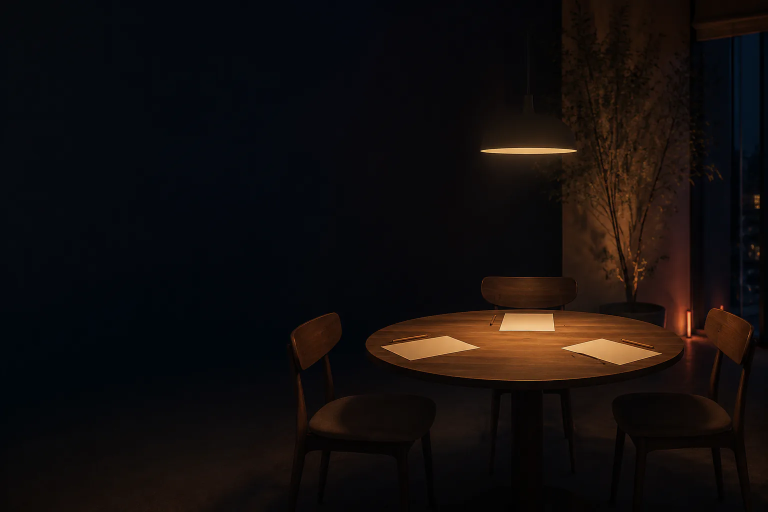
#> input picture deployment-snapshots/server-import-20261013/shell-runtime/ans-bg-topic-v1.webp, 1536 x 1024 px (shown at 1/2 size)
$ python -i extract_episode_frames.py   (imports and definitions only)   (older library calls are emulated)
#> lines starting #> are read from the running program, lines starting #| are printed output that depends on the picture
#!/usr/bin/env python3
import argparse
import csv
import json
import math
import shutil
import subprocess
from pathlib import Path

import cv2
import numpy as np
from PIL import Image, ImageDraw, ImageFont


# [5 lines left out: function timecode, not called in this run]


def sharpness(gray):
    return float(cv2.Laplacian(gray, cv2.CV_64F).var())


def hist_feature(frame):
    small = cv2.resize(frame, (96, 170), interpolation=cv2.INTER_AREA)
    hsv = cv2.cvtColor(small, cv2.COLOR_BGR2HSV)
    hist = cv2.calcHist([hsv], [0, 1], None, [24, 16], [0, 180, 0, 256])
    cv2.normalize(hist, hist)
    return hist.flatten()


# [625 lines left out: functions read_frame, add_time, nearest_sample, parse_seconds, load_audio_event_rows, add_audio_event_times and 9 more, not called in this run]


# [2 lines not run here, left out]

>>> import cv2
>>> picture = cv2.imread('../../../../../../deployment-snapshots/server-import-20261013/shell-runtime/ans-bg-topic-v1.webp')
#> picture is the input picture: shape (1024, 1536, 3); mean B, G, R 12.9, 13.8, 18.4
>>> result = hist_feature(picture)
#> in hist_feature, `small = cv2.resize(frame, (96, 170), interpolation=cv2.INTER_AREA)`:
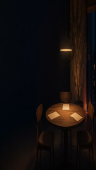
#> small: shape (170, 96, 3); mean B, G, R 12.9, 13.8, 18.4
#> in hist_feature, `hsv = cv2.cvtColor(small, cv2.COLOR_BGR2HSV)`: hsv: shape (170, 96, 3); mean H, S, V 72.7, 141.1, 22.6
#> result = 384 values, max 0.601 at index 235, min 0 at index 14, mean 0.0127

$ run again, on deployment-snapshots/server-import-20261013/shell-runtime/ans-bg-closing-v1.webp
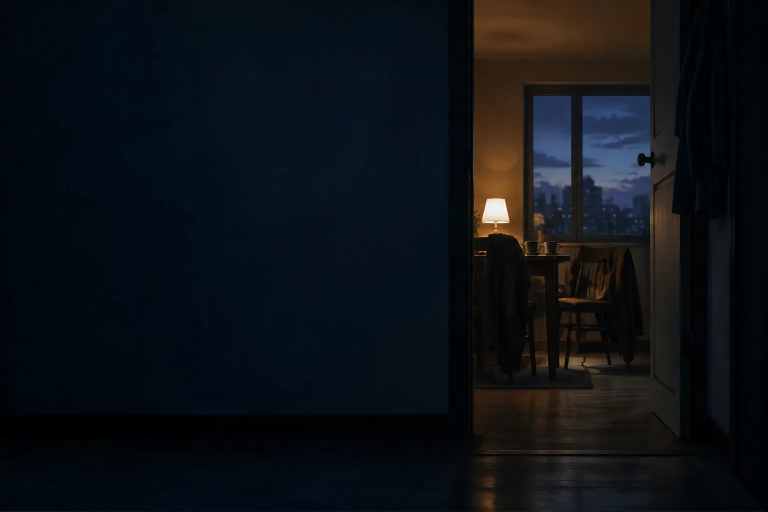
#> input picture deployment-snapshots/server-import-20261013/shell-runtime/ans-bg-closing-v1.webp, 1536 x 1024 px (shown at 1/2 size)
#> picture is the input picture: shape (1024, 1536, 3); mean B, G, R 22.6, 17.7, 13.2
#> in hist_feature, `small = cv2.resize(frame, (96, 170), interpolation=cv2.INTER_AREA)`:
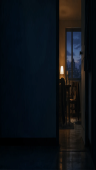
#> small: shape (170, 96, 3); mean B, G, R 22.6, 17.7, 13.2
#> hsv: shape (170, 96, 3); mean H, S, V 87.2, 178.9, 26.7
#> result = 384 values, max 0.539 at index 238, min 0 at index 6, mean 0.0113

$ run again, on deployment-snapshots/server-import-20261013/shell-runtime/ans-bg-feelings-v1.webp
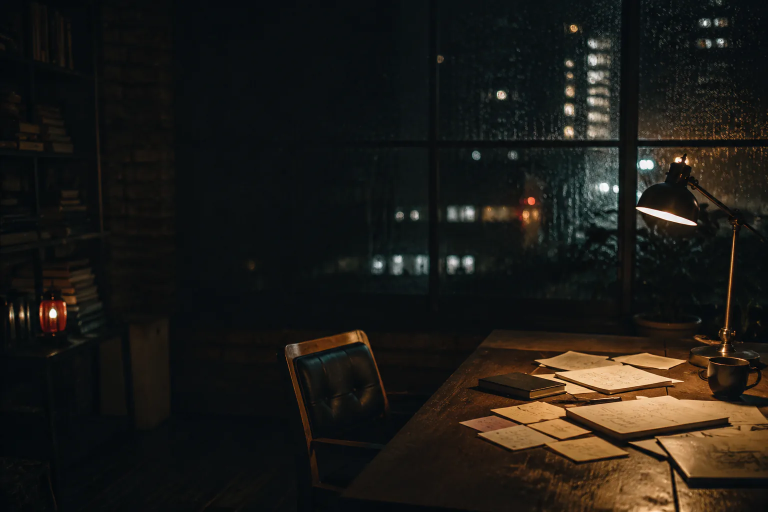
#> input picture deployment-snapshots/server-import-20261013/shell-runtime/ans-bg-feelings-v1.webp, 1536 x 1024 px (shown at 1/2 size)
#> picture is the input picture: shape (1024, 1536, 3); mean B, G, R 22.8, 27.3, 29.2
#> in hist_feature, `small = cv2.resize(frame, (96, 170), interpolation=cv2.INTER_AREA)`:
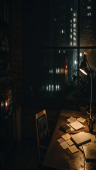
#> small: shape (170, 96, 3); mean B, G, R 22.8, 27.3, 29.3
#> hsv: shape (170, 96, 3); mean H, S, V 69, 91.3, 33.3
#> result = 384 values, max 0.588 at index 197, min 0 at index 7, mean 0.0135

$ run again, on deployment-snapshots/server-import-20261013/shell-runtime/ans-bg-people-v1.webp
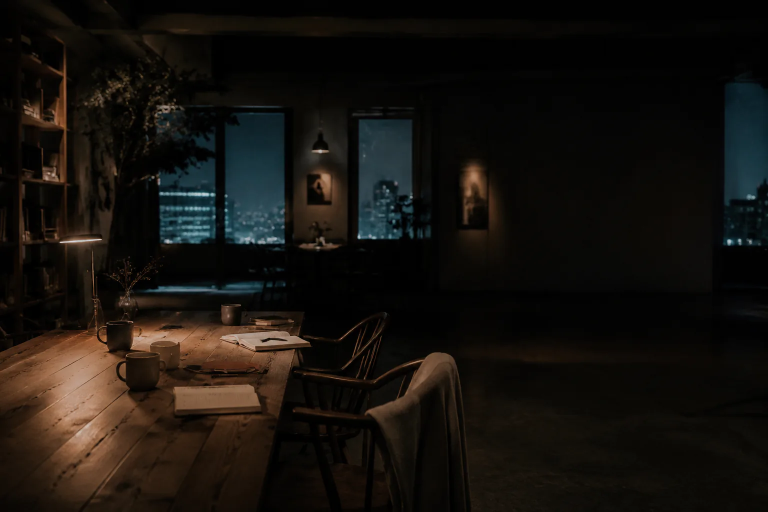
#> input picture deployment-snapshots/server-import-20261013/shell-runtime/ans-bg-people-v1.webp, 1536 x 1024 px (shown at 1/2 size)
#> picture is the input picture: shape (1024, 1536, 3); mean B, G, R 13.8, 18.2, 21.9
#> in hist_feature, `small = cv2.resize(frame, (96, 170), interpolation=cv2.INTER_AREA)`:
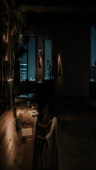
#> small: shape (170, 96, 3); mean B, G, R 13.8, 18.2, 21.9
#> hsv: shape (170, 96, 3); mean H, S, V 23.4, 108.2, 24.1
#> result = 384 values, max 0.739 at index 0, min 0 at index 12, mean 0.01
